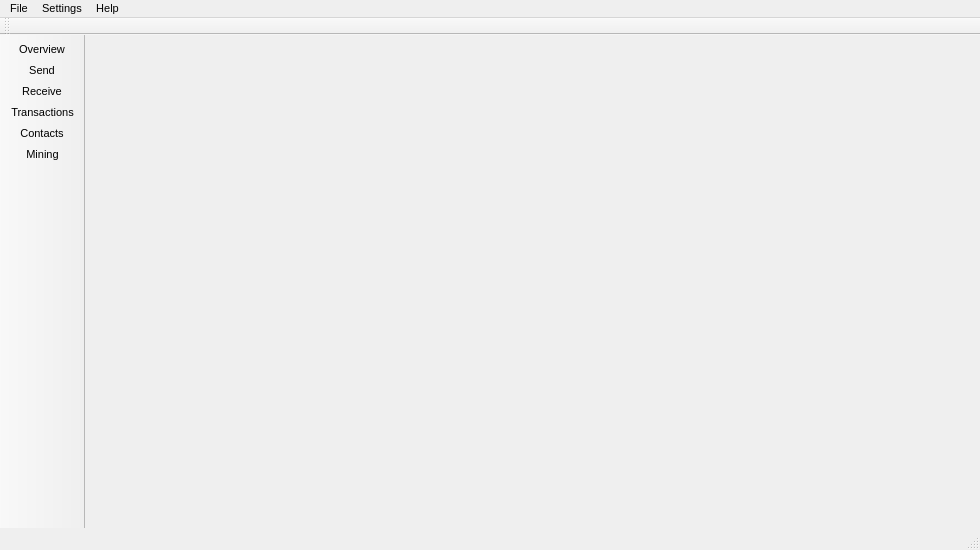
<?xml version="1.0" encoding="UTF-8"?>
<ui version="4.0">
  <class>MainWindow</class>
  <widget class="QMainWindow" name="MainWindow">
    <property name="geometry">
      <rect>
        <x>0</x>
        <y>0</y>
        <width>980</width>
        <height>550</height>
      </rect>
    </property>
    <property name="sizePolicy">
      <sizepolicy hsizetype="Preferred" vsizetype="Preferred">
        <horstretch>0</horstretch>
        <verstretch>0</verstretch>
      </sizepolicy>
    </property>
    <property name="minimumSize">
      <size>
        <width>0</width>
        <height>0</height>
      </size>
    </property>
    <property name="maximumSize">
      <size>
        <width>16777215</width>
        <height>16777215</height>
      </size>
    </property>
    <property name="font">
      <font>
        <pointsize>8</pointsize>
      </font>
    </property>
    <property name="windowTitle">
      <string>MainWindow</string>
    </property>
    <property name="windowIcon">
      <iconset resource="../../resources.qrc">
        <normaloff>:/images/cryptonote</normaloff>:/images/cryptonote
      </iconset>
    </property>
    <widget class="QWidget" name="centralwidget">
      <property name="sizePolicy">
        <sizepolicy hsizetype="Expanding" vsizetype="Preferred">
          <horstretch>0</horstretch>
          <verstretch>0</verstretch>
        </sizepolicy>
      </property>
      <layout class="QGridLayout" name="gridLayout">
        <property name="leftMargin">
          <number>0</number>
        </property>
        <property name="topMargin">
          <number>0</number>
        </property>
        <property name="rightMargin">
          <number>0</number>
        </property>
        <property name="bottomMargin">
          <number>0</number>
        </property>
        <property name="spacing">
          <number>0</number>
        </property>
        <item row="0" column="0" colspan="6">
          <widget class="WalletGui::AccountFrame" name="m_accountFrame">
            <property name="sizePolicy">
              <sizepolicy hsizetype="Preferred" vsizetype="Fixed">
                <horstretch>0</horstretch>
                <verstretch>0</verstretch>
              </sizepolicy>
            </property>
            <property name="minimumSize">
              <size>
                <width>0</width>
                <height>70</height>
              </size>
            </property>
            <property name="maximumSize">
              <size>
                <width>16777215</width>
                <height>70</height>
              </size>
            </property>
            <property name="styleSheet">
              <string notr="true"/>
            </property>
            <property name="frameShape">
              <enum>QFrame::NoFrame</enum>
            </property>
            <property name="frameShadow">
              <enum>QFrame::Raised</enum>
            </property>
          </widget>
        </item>
        <item row="1" column="0">
          <widget class="WalletGui::OverviewFrame" name="m_overviewFrame">
            <property name="sizePolicy">
              <sizepolicy hsizetype="Preferred" vsizetype="Preferred">
                <horstretch>0</horstretch>
                <verstretch>0</verstretch>
              </sizepolicy>
            </property>
            <property name="frameShape">
              <enum>QFrame::NoFrame</enum>
            </property>
            <property name="frameShadow">
              <enum>QFrame::Raised</enum>
            </property>
          </widget>
        </item>
        <item row="1" column="3">
          <widget class="WalletGui::TransactionsFrame" name="m_transactionsFrame">
            <property name="sizePolicy">
              <sizepolicy hsizetype="Preferred" vsizetype="Preferred">
                <horstretch>0</horstretch>
                <verstretch>0</verstretch>
              </sizepolicy>
            </property>
            <property name="frameShape">
              <enum>QFrame::NoFrame</enum>
            </property>
            <property name="frameShadow">
              <enum>QFrame::Raised</enum>
            </property>
          </widget>
        </item>
        <item row="1" column="1">
          <widget class="WalletGui::SendFrame" name="m_sendFrame">
            <property name="sizePolicy">
              <sizepolicy hsizetype="Preferred" vsizetype="Preferred">
                <horstretch>0</horstretch>
                <verstretch>0</verstretch>
              </sizepolicy>
            </property>
            <property name="frameShape">
              <enum>QFrame::NoFrame</enum>
            </property>
            <property name="frameShadow">
              <enum>QFrame::Raised</enum>
            </property>
          </widget>
        </item>
        <item row="1" column="4">
          <widget class="WalletGui::AddressBookFrame" name="m_addressBookFrame">
            <property name="sizePolicy">
              <sizepolicy hsizetype="Preferred" vsizetype="Preferred">
                <horstretch>0</horstretch>
                <verstretch>0</verstretch>
              </sizepolicy>
            </property>
            <property name="frameShape">
              <enum>QFrame::NoFrame</enum>
            </property>
            <property name="frameShadow">
              <enum>QFrame::Raised</enum>
            </property>
          </widget>
        </item>
        <item row="1" column="5">
          <widget class="WalletGui::MiningFrame" name="m_miningFrame">
            <property name="sizePolicy">
              <sizepolicy hsizetype="Preferred" vsizetype="Preferred">
                <horstretch>0</horstretch>
                <verstretch>0</verstretch>
              </sizepolicy>
            </property>
            <property name="frameShape">
              <enum>QFrame::NoFrame</enum>
            </property>
            <property name="frameShadow">
              <enum>QFrame::Raised</enum>
            </property>
          </widget>
        </item>
        <item row="1" column="2">
          <widget class="WalletGui::ReceiveFrame" name="m_receiveFrame">
            <property name="sizePolicy">
              <sizepolicy hsizetype="Preferred" vsizetype="Preferred">
                <horstretch>0</horstretch>
                <verstretch>0</verstretch>
              </sizepolicy>
            </property>
            <property name="frameShape">
              <enum>QFrame::NoFrame</enum>
            </property>
            <property name="frameShadow">
              <enum>QFrame::Raised</enum>
            </property>
          </widget>
        </item>
      </layout>
    </widget>
    <widget class="QMenuBar" name="menubar">
      <property name="geometry">
        <rect>
          <x>0</x>
          <y>0</y>
          <width>980</width>
          <height>21</height>
        </rect>
      </property>
      <widget class="QMenu" name="menuFile">
        <property name="title">
          <string>File</string>
        </property>
        <widget class="QMenu" name="menuRecent_wallets">
          <property name="title">
            <string>Recent wallets</string>
          </property>
        </widget>
        <addaction name="m_createWalletAction"/>
        <addaction name="m_createNondeterministicWalletAction"/>
        <addaction name="m_openWalletAction"/>
        <addaction name="menuRecent_wallets"/>
        <addaction name="m_backupWalletAction"/>
        <addaction name="m_resetAction"/>
        <addaction name="m_closeWalletAction"/>
        <addaction name="separator"/>
        <addaction name="m_openUriAction"/>
        <addaction name="m_openLogFileAction"/>
        <addaction name="separator"/>
        <addaction name="m_showMnemonicSeedAction"/>
        <addaction name="m_restoreFromMnemonicSeedAction"/>
        <addaction name="separator"/>
        <addaction name="m_showPrivateKey"/>
        <addaction name="m_importKeyAction"/>
        <addaction name="separator"/>
        <addaction name="m_exportTrackingKeyAction"/>
        <addaction name="m_importTrackingKeyAction"/>
        <addaction name="separator"/>
        <addaction name="m_exitAction"/>
      </widget>
      <widget class="QMenu" name="menuSettings">
        <property name="title">
          <string>Settings</string>
        </property>
        <addaction name="m_encryptWalletAction"/>
        <addaction name="m_changePasswordAction"/>
        <addaction name="m_changeLanguageAction"/>
        <addaction name="m_connectionSettingsAction"/>
        <addaction name="separator"/>
        <addaction name="m_startOnLoginAction"/>
        <addaction name="m_minimizeToTrayAction"/>
        <addaction name="m_closeToTrayAction"/>
        <addaction name="m_miningOnLaunchAction"/>
      </widget>
      <widget class="QMenu" name="menuHelp">
        <property name="title">
          <string>Help</string>
        </property>
        <addaction name="m_aboutCryptonoteAction"/>
        <addaction name="m_aboutQtAction"/>
        <addaction name="actionHelp"/>
      </widget>
      <addaction name="menuFile"/>
      <addaction name="menuSettings"/>
      <addaction name="menuHelp"/>
    </widget>
    <widget class="QToolBar" name="toolBar">
      <property name="sizePolicy">
        <sizepolicy hsizetype="Fixed" vsizetype="Preferred">
          <horstretch>0</horstretch>
          <verstretch>0</verstretch>
        </sizepolicy>
      </property>
      <property name="minimumSize">
        <size>
          <width>0</width>
          <height>0</height>
        </size>
      </property>
      <property name="maximumSize">
        <size>
          <width>150</width>
          <height>16777215</height>
        </size>
      </property>
      <property name="baseSize">
        <size>
          <width>150</width>
          <height>0</height>
        </size>
      </property>
      <property name="font">
        <font>
          <pointsize>8</pointsize>
        </font>
      </property>
      <property name="windowTitle">
        <string>toolBar</string>
      </property>
      <property name="movable">
        <bool>false</bool>
      </property>
      <property name="allowedAreas">
        <set>Qt::LeftToolBarArea|Qt::TopToolBarArea</set>
      </property>
      <property name="orientation">
        <enum>Qt::Vertical</enum>
      </property>
      <property name="iconSize">
        <size>
          <width>20</width>
          <height>20</height>
        </size>
      </property>
      <property name="toolButtonStyle">
        <enum>Qt::ToolButtonTextBesideIcon</enum>
      </property>
      <attribute name="toolBarArea">
        <enum>LeftToolBarArea</enum>
      </attribute>
      <attribute name="toolBarBreak">
        <bool>false</bool>
      </attribute>
      <addaction name="m_overviewAction"/>
      <addaction name="m_sendAction"/>
      <addaction name="m_receiveAction"/>
      <addaction name="m_transactionsAction"/>
      <addaction name="m_addressBookAction"/>
      <addaction name="m_miningAction"/>
    </widget>
    <widget class="QStatusBar" name="statusBar"/>
    <widget class="QToolBar" name="accountToolBar">
      <property name="windowTitle">
        <string>Account toolbar</string>
      </property>
      <attribute name="toolBarArea">
        <enum>TopToolBarArea</enum>
      </attribute>
      <attribute name="toolBarBreak">
        <bool>false</bool>
      </attribute>
    </widget>
    <action name="m_overviewAction">
      <property name="checkable">
        <bool>true</bool>
      </property>
      <property name="enabled">
        <bool>true</bool>
      </property>
      <property name="icon">
        <iconset resource="../../resources.qrc">
          <normaloff>:/icons/overview</normaloff>:/icons/overview
        </iconset>
      </property>
      <property name="text">
        <string>Overview</string>
      </property>
    </action>
    <action name="m_sendAction">
      <property name="checkable">
        <bool>true</bool>
      </property>
      <property name="enabled">
        <bool>true</bool>
      </property>
      <property name="icon">
        <iconset resource="../../resources.qrc">
          <normaloff>:/icons/send</normaloff>:/icons/send
        </iconset>
      </property>
      <property name="text">
        <string>Send</string>
      </property>
    </action>
    <action name="m_receiveAction">
      <property name="checkable">
        <bool>true</bool>
      </property>
      <property name="enabled">
        <bool>true</bool>
      </property>
      <property name="icon">
        <iconset resource="../../resources.qrc">
          <normaloff>:/icons/receive</normaloff>:/icons/receive
        </iconset>
      </property>
      <property name="text">
        <string>Receive</string>
      </property>
    </action>
    <action name="m_transactionsAction">
      <property name="checkable">
        <bool>true</bool>
      </property>
      <property name="enabled">
        <bool>true</bool>
      </property>
      <property name="icon">
        <iconset resource="../../resources.qrc">
          <normaloff>:/icons/transactions</normaloff>:/icons/transactions
        </iconset>
      </property>
      <property name="text">
        <string>Transactions</string>
      </property>
    </action>
    <action name="m_exitAction">
      <property name="enabled">
        <bool>true</bool>
      </property>
      <property name="text">
        <string>Exit</string>
      </property>
      <property name="shortcut">
        <string>Ctrl+Q</string>
      </property>
    </action>
    <action name="m_addressBookAction">
      <property name="checkable">
        <bool>true</bool>
      </property>
      <property name="enabled">
        <bool>true</bool>
      </property>
      <property name="icon">
        <iconset resource="../../resources.qrc">
          <normaloff>:/icons/address-book</normaloff>:/icons/address-book
        </iconset>
      </property>
      <property name="text">
        <string>Contacts</string>
      </property>
    </action>
    <action name="m_createWalletAction">
      <property name="enabled">
        <bool>true</bool>
      </property>
      <property name="text">
        <string>Create wallet</string>
      </property>
    </action>
    <action name="m_openWalletAction">
      <property name="enabled">
        <bool>true</bool>
      </property>
      <property name="text">
        <string>Open wallet</string>
      </property>
    </action>
    <action name="m_encryptWalletAction">
      <property name="enabled">
        <bool>true</bool>
      </property>
      <property name="text">
        <string>Encrypt wallet</string>
      </property>
    </action>
    <action name="m_changePasswordAction">
      <property name="enabled">
        <bool>true</bool>
      </property>
      <property name="text">
        <string>Change password</string>
      </property>
      <property name="toolTip">
        <string>Change password</string>
      </property>
    </action>
    <action name="m_aboutCryptonoteAction">
      <property name="enabled">
        <bool>true</bool>
      </property>
      <property name="text">
        <string>About</string>
      </property>
    </action>
    <action name="m_aboutQtAction">
      <property name="enabled">
        <bool>true</bool>
      </property>
      <property name="text">
        <string>About Qt</string>
      </property>
    </action>
    <action name="m_backupWalletAction">
      <property name="enabled">
        <bool>true</bool>
      </property>
      <property name="text">
        <string>Backup wallet</string>
      </property>
    </action>
    <action name="m_startOnLoginAction">
      <property name="checkable">
        <bool>true</bool>
      </property>
      <property name="text">
        <string>Start on system login</string>
      </property>
    </action>
    <action name="m_minimizeToTrayAction">
      <property name="checkable">
        <bool>true</bool>
      </property>
      <property name="text">
        <string>Minimize to tray</string>
      </property>
    </action>
    <action name="m_closeToTrayAction">
      <property name="checkable">
        <bool>true</bool>
      </property>
      <property name="text">
        <string>Close to tray</string>
      </property>
    </action>
    <action name="m_importKeyAction">
      <property name="text">
        <string>Import private key</string>
      </property>
    </action>
    <action name="m_miningAction">
      <property name="checkable">
        <bool>true</bool>
      </property>
      <property name="icon">
        <iconset resource="../../resources.qrc">
          <normaloff>:/icons/mining</normaloff>:/icons/mining
        </iconset>
      </property>
      <property name="text">
        <string>Mining</string>
      </property>
    </action>
    <action name="m_resetAction">
      <property name="text">
        <string>Reset wallet</string>
      </property>
      <property name="toolTip">
        <string>Reset wallet</string>
      </property>
    </action>
    <action name="m_changeLanguageAction">
      <property name="text">
        <string>Language</string>
      </property>
      <property name="toolTip">
        <string>Change language</string>
      </property>
    </action>
    <action name="m_showPrivateKey">
      <property name="text">
        <string>Export private key</string>
      </property>
    </action>
    <action name="actionHelp">
      <property name="text">
        <string>Help</string>
      </property>
      <property name="shortcut">
        <string>F1</string>
      </property>
    </action>
    <action name="m_connectionSettingsAction">
      <property name="text">
        <string>Connection</string>
      </property>
    </action>
    <action name="m_openUriAction">
      <property name="text">
        <string>Open payment request</string>
      </property>
    </action>
    <action name="m_exportTrackingKeyAction">
      <property name="text">
        <string>Export tracking key</string>
      </property>
    </action>
    <action name="m_importTrackingKeyAction">
      <property name="text">
        <string>Import tracking key</string>
      </property>
    </action>
    <action name="m_closeWalletAction">
      <property name="text">
        <string>Close wallet</string>
      </property>
    </action>
    <action name="m_recentWalletsAction">
      <property name="text">
        <string>Recent wallets</string>
      </property>
    </action>
    <action name="actionStatus">
      <property name="text">
        <string>Information</string>
      </property>
    </action>
    <action name="m_openLogFileAction">
      <property name="text">
        <string>Open log file</string>
      </property>
    </action>
    <action name="m_showMnemonicSeedAction">
      <property name="enabled">
        <bool>false</bool>
      </property>
      <property name="text">
        <string>Show mnemonic seed</string>
      </property>
    </action>
    <action name="m_restoreFromMnemonicSeedAction">
      <property name="text">
        <string>Restore from mnemonic seed</string>
      </property>
    </action>
    <action name="m_createNondeterministicWalletAction">
      <property name="text">
        <string>Create nondeterministic wallet</string>
      </property>
    </action>
    <action name="m_miningOnLaunchAction">
      <property name="checkable">
        <bool>true</bool>
      </property>
      <property name="text">
        <string>Start pool mining automatically</string>
      </property>
    </action>
  </widget>
  <customwidgets>
    <customwidget>
      <class>WalletGui::OverviewFrame</class>
      <extends>QFrame</extends>
      <header>gui/OverviewFrame.h</header>
      <container>1</container>
    </customwidget>
    <customwidget>
      <class>WalletGui::SendFrame</class>
      <extends>QFrame</extends>
      <header>gui/SendFrame.h</header>
      <container>1</container>
    </customwidget>
    <customwidget>
      <class>WalletGui::AccountFrame</class>
      <extends>QFrame</extends>
      <header>gui/AccountFrame.h</header>
      <container>1</container>
    </customwidget>
    <customwidget>
      <class>WalletGui::TransactionsFrame</class>
      <extends>QFrame</extends>
      <header>gui/TransactionsFrame.h</header>
      <container>1</container>
    </customwidget>
    <customwidget>
      <class>WalletGui::AddressBookFrame</class>
      <extends>QFrame</extends>
      <header>gui/AddressBookFrame.h</header>
      <container>1</container>
    </customwidget>
    <customwidget>
      <class>WalletGui::MiningFrame</class>
      <extends>QFrame</extends>
      <header>gui/MiningFrame.h</header>
      <container>1</container>
    </customwidget>
    <customwidget>
      <class>WalletGui::ReceiveFrame</class>
      <extends>QFrame</extends>
      <header>gui/ReceiveFrame.h</header>
      <container>1</container>
    </customwidget>
  </customwidgets>
  <resources>
    <include location="../../resources.qrc"/>
  </resources>
  <connections>
    <connection>
      <sender>m_createWalletAction</sender>
      <signal>triggered()</signal>
      <receiver>MainWindow</receiver>
      <slot>createWallet()</slot>
      <hints>
        <hint type="sourcelabel">
          <x>-1</x>
          <y>-1</y>
        </hint>
        <hint type="destinationlabel">
          <x>449</x>
          <y>299</y>
        </hint>
      </hints>
    </connection>
    <connection>
      <sender>m_openWalletAction</sender>
      <signal>triggered()</signal>
      <receiver>MainWindow</receiver>
      <slot>openWallet()</slot>
      <hints>
        <hint type="sourcelabel">
          <x>-1</x>
          <y>-1</y>
        </hint>
        <hint type="destinationlabel">
          <x>449</x>
          <y>299</y>
        </hint>
      </hints>
    </connection>
    <connection>
      <sender>m_encryptWalletAction</sender>
      <signal>triggered()</signal>
      <receiver>MainWindow</receiver>
      <slot>encryptWallet()</slot>
      <hints>
        <hint type="sourcelabel">
          <x>-1</x>
          <y>-1</y>
        </hint>
        <hint type="destinationlabel">
          <x>449</x>
          <y>299</y>
        </hint>
      </hints>
    </connection>
    <connection>
      <sender>m_changePasswordAction</sender>
      <signal>triggered()</signal>
      <receiver>MainWindow</receiver>
      <slot>encryptWallet()</slot>
      <hints>
        <hint type="sourcelabel">
          <x>-1</x>
          <y>-1</y>
        </hint>
        <hint type="destinationlabel">
          <x>449</x>
          <y>299</y>
        </hint>
      </hints>
    </connection>
    <connection>
      <sender>m_changeLanguageAction</sender>
      <signal>triggered()</signal>
      <receiver>MainWindow</receiver>
      <slot>ChangeLanguage()</slot>
      <hints>
        <hint type="sourcelabel">
          <x>-1</x>
          <y>-1</y>
        </hint>
        <hint type="destinationlabel">
          <x>449</x>
          <y>299</y>
        </hint>
      </hints>
    </connection>
    <connection>
      <sender>m_aboutQtAction</sender>
      <signal>triggered()</signal>
      <receiver>MainWindow</receiver>
      <slot>aboutQt()</slot>
      <hints>
        <hint type="sourcelabel">
          <x>-1</x>
          <y>-1</y>
        </hint>
        <hint type="destinationlabel">
          <x>449</x>
          <y>299</y>
        </hint>
      </hints>
    </connection>
    <connection>
      <sender>m_backupWalletAction</sender>
      <signal>triggered()</signal>
      <receiver>MainWindow</receiver>
      <slot>backupWallet()</slot>
      <hints>
        <hint type="sourcelabel">
          <x>-1</x>
          <y>-1</y>
        </hint>
        <hint type="destinationlabel">
          <x>449</x>
          <y>299</y>
        </hint>
      </hints>
    </connection>
    <connection>
      <sender>m_aboutCryptonoteAction</sender>
      <signal>triggered()</signal>
      <receiver>MainWindow</receiver>
      <slot>about()</slot>
      <hints>
        <hint type="sourcelabel">
          <x>-1</x>
          <y>-1</y>
        </hint>
        <hint type="destinationlabel">
          <x>459</x>
          <y>299</y>
        </hint>
      </hints>
    </connection>
    <connection>
      <sender>m_startOnLoginAction</sender>
      <signal>triggered(bool)</signal>
      <receiver>MainWindow</receiver>
      <slot>setStartOnLogin(bool)</slot>
      <hints>
        <hint type="sourcelabel">
          <x>-1</x>
          <y>-1</y>
        </hint>
        <hint type="destinationlabel">
          <x>459</x>
          <y>299</y>
        </hint>
      </hints>
    </connection>
    <connection>
      <sender>m_minimizeToTrayAction</sender>
      <signal>triggered(bool)</signal>
      <receiver>MainWindow</receiver>
      <slot>setMinimizeToTray(bool)</slot>
      <hints>
        <hint type="sourcelabel">
          <x>-1</x>
          <y>-1</y>
        </hint>
        <hint type="destinationlabel">
          <x>459</x>
          <y>299</y>
        </hint>
      </hints>
    </connection>
    <connection>
      <sender>m_closeToTrayAction</sender>
      <signal>triggered(bool)</signal>
      <receiver>MainWindow</receiver>
      <slot>setCloseToTray(bool)</slot>
      <hints>
        <hint type="sourcelabel">
          <x>-1</x>
          <y>-1</y>
        </hint>
        <hint type="destinationlabel">
          <x>459</x>
          <y>299</y>
        </hint>
      </hints>
    </connection>
    <connection>
      <sender>m_resetAction</sender>
      <signal>triggered()</signal>
      <receiver>MainWindow</receiver>
      <slot>resetWallet()</slot>
      <hints>
        <hint type="sourcelabel">
          <x>-1</x>
          <y>-1</y>
        </hint>
        <hint type="destinationlabel">
          <x>506</x>
          <y>301</y>
        </hint>
      </hints>
    </connection>
    <connection>
      <sender>m_importKeyAction</sender>
      <signal>triggered()</signal>
      <receiver>MainWindow</receiver>
      <slot>importKey()</slot>
      <hints>
        <hint type="sourcelabel">
          <x>-1</x>
          <y>-1</y>
        </hint>
        <hint type="destinationlabel">
          <x>459</x>
          <y>299</y>
        </hint>
      </hints>
    </connection>
    <connection>
      <sender>m_showPrivateKey</sender>
      <signal>triggered()</signal>
      <receiver>MainWindow</receiver>
      <slot>showPrivateKeys()</slot>
      <hints>
        <hint type="sourcelabel">
          <x>-1</x>
          <y>-1</y>
        </hint>
        <hint type="destinationlabel">
          <x>459</x>
          <y>299</y>
        </hint>
      </hints>
    </connection>
    <connection>
      <sender>actionHelp</sender>
      <signal>triggered()</signal>
      <receiver>MainWindow</receiver>
      <slot>DisplayCmdLineHelp()</slot>
      <hints>
        <hint type="sourcelabel">
          <x>-1</x>
          <y>-1</y>
        </hint>
        <hint type="destinationlabel">
          <x>494</x>
          <y>319</y>
        </hint>
      </hints>
    </connection>
    <connection>
      <sender>m_connectionSettingsAction</sender>
      <signal>triggered()</signal>
      <receiver>MainWindow</receiver>
      <slot>openConnectionSettings()</slot>
      <hints>
        <hint type="sourcelabel">
          <x>-1</x>
          <y>-1</y>
        </hint>
        <hint type="destinationlabel">
          <x>494</x>
          <y>319</y>
        </hint>
      </hints>
    </connection>
    <connection>
      <sender>m_transactionsAction</sender>
      <signal>toggled(bool)</signal>
      <receiver>m_transactionsFrame</receiver>
      <slot>setVisible(bool)</slot>
      <hints>
        <hint type="sourcelabel">
          <x>-1</x>
          <y>-1</y>
        </hint>
        <hint type="destinationlabel">
          <x>787</x>
          <y>333</y>
        </hint>
      </hints>
    </connection>
    <connection>
      <sender>m_sendAction</sender>
      <signal>toggled(bool)</signal>
      <receiver>m_sendFrame</receiver>
      <slot>setVisible(bool)</slot>
      <hints>
        <hint type="sourcelabel">
          <x>-1</x>
          <y>-1</y>
        </hint>
        <hint type="destinationlabel">
          <x>337</x>
          <y>333</y>
        </hint>
      </hints>
    </connection>
    <connection>
      <sender>m_overviewAction</sender>
      <signal>toggled(bool)</signal>
      <receiver>m_overviewFrame</receiver>
      <slot>setVisible(bool)</slot>
      <hints>
        <hint type="sourcelabel">
          <x>-1</x>
          <y>-1</y>
        </hint>
        <hint type="destinationlabel">
          <x>112</x>
          <y>333</y>
        </hint>
      </hints>
    </connection>
    <connection>
      <sender>m_miningAction</sender>
      <signal>toggled(bool)</signal>
      <receiver>m_miningFrame</receiver>
      <slot>setVisible(bool)</slot>
      <hints>
        <hint type="sourcelabel">
          <x>-1</x>
          <y>-1</y>
        </hint>
        <hint type="destinationlabel">
          <x>862</x>
          <y>322</y>
        </hint>
      </hints>
    </connection>
    <connection>
      <sender>m_addressBookAction</sender>
      <signal>toggled(bool)</signal>
      <receiver>m_addressBookFrame</receiver>
      <slot>setVisible(bool)</slot>
      <hints>
        <hint type="sourcelabel">
          <x>-1</x>
          <y>-1</y>
        </hint>
        <hint type="destinationlabel">
          <x>809</x>
          <y>320</y>
        </hint>
      </hints>
    </connection>
    <connection>
      <sender>m_receiveAction</sender>
      <signal>toggled(bool)</signal>
      <receiver>m_receiveFrame</receiver>
      <slot>setVisible(bool)</slot>
      <hints>
        <hint type="sourcelabel">
          <x>-1</x>
          <y>-1</y>
        </hint>
        <hint type="destinationlabel">
          <x>562</x>
          <y>333</y>
        </hint>
      </hints>
    </connection>
    <connection>
      <sender>m_openUriAction</sender>
      <signal>triggered()</signal>
      <receiver>m_sendFrame</receiver>
      <slot>openUriClicked()</slot>
      <hints>
        <hint type="sourcelabel">
          <x>-1</x>
          <y>-1</y>
        </hint>
        <hint type="destinationlabel">
          <x>316</x>
          <y>310</y>
        </hint>
      </hints>
    </connection>
    <connection>
      <sender>m_exportTrackingKeyAction</sender>
      <signal>triggered()</signal>
      <receiver>MainWindow</receiver>
      <slot>exportTrackingKey()</slot>
      <hints>
        <hint type="sourcelabel">
          <x>-1</x>
          <y>-1</y>
        </hint>
        <hint type="destinationlabel">
          <x>489</x>
          <y>274</y>
        </hint>
      </hints>
    </connection>
    <connection>
      <sender>m_importTrackingKeyAction</sender>
      <signal>triggered()</signal>
      <receiver>MainWindow</receiver>
      <slot>importTrackingKey()</slot>
      <hints>
        <hint type="sourcelabel">
          <x>-1</x>
          <y>-1</y>
        </hint>
        <hint type="destinationlabel">
          <x>489</x>
          <y>274</y>
        </hint>
      </hints>
    </connection>
    <connection>
      <sender>m_closeWalletAction</sender>
      <signal>triggered()</signal>
      <receiver>MainWindow</receiver>
      <slot>closeWallet()</slot>
      <hints>
        <hint type="sourcelabel">
          <x>-1</x>
          <y>-1</y>
        </hint>
        <hint type="destinationlabel">
          <x>489</x>
          <y>274</y>
        </hint>
      </hints>
    </connection>
    <connection>
      <sender>m_openLogFileAction</sender>
      <signal>triggered()</signal>
      <receiver>MainWindow</receiver>
      <slot>openLogFile()</slot>
      <hints>
        <hint type="sourcelabel">
          <x>-1</x>
          <y>-1</y>
        </hint>
        <hint type="destinationlabel">
          <x>489</x>
          <y>274</y>
        </hint>
      </hints>
    </connection>
    <connection>
      <sender>m_showMnemonicSeedAction</sender>
      <signal>triggered()</signal>
      <receiver>MainWindow</receiver>
      <slot>showMnemonicSeed()</slot>
      <hints>
        <hint type="sourcelabel">
          <x>-1</x>
          <y>-1</y>
        </hint>
        <hint type="destinationlabel">
          <x>489</x>
          <y>274</y>
        </hint>
      </hints>
    </connection>
    <connection>
      <sender>m_restoreFromMnemonicSeedAction</sender>
      <signal>triggered()</signal>
      <receiver>MainWindow</receiver>
      <slot>restoreFromMnemonicSeed()</slot>
      <hints>
        <hint type="sourcelabel">
          <x>-1</x>
          <y>-1</y>
        </hint>
        <hint type="destinationlabel">
          <x>489</x>
          <y>274</y>
        </hint>
      </hints>
    </connection>
    <connection>
      <sender>m_createNondeterministicWalletAction</sender>
      <signal>triggered()</signal>
      <receiver>MainWindow</receiver>
      <slot>createNonDeterministicWallet()</slot>
      <hints>
        <hint type="sourcelabel">
          <x>-1</x>
          <y>-1</y>
        </hint>
        <hint type="destinationlabel">
          <x>489</x>
          <y>274</y>
        </hint>
      </hints>
    </connection>
    <connection>
      <sender>m_miningOnLaunchAction</sender>
      <signal>triggered(bool)</signal>
      <receiver>MainWindow</receiver>
      <slot>setMiningOnLaunch(bool)</slot>
      <hints>
        <hint type="sourcelabel">
          <x>-1</x>
          <y>-1</y>
        </hint>
        <hint type="destinationlabel">
          <x>489</x>
          <y>274</y>
        </hint>
      </hints>
    </connection>
  </connections>
  <slots>
    <slot>createWallet()</slot>
    <slot>openWallet()</slot>
    <slot>encryptWallet()</slot>
    <slot>aboutQt()</slot>
    <slot>backupWallet()</slot>
    <slot>about()</slot>
    <slot>setStartOnLogin(bool)</slot>
    <slot>setMinimizeToTray(bool)</slot>
    <slot>setCloseToTray(bool)</slot>
    <slot>importKey()</slot>
    <slot>resetWallet()</slot>
    <slot>showPrivateKeys()</slot>
    <slot>openConnectionSettings()</slot>
    <slot>showStatusInfo()</slot>
  </slots>
</ui>
